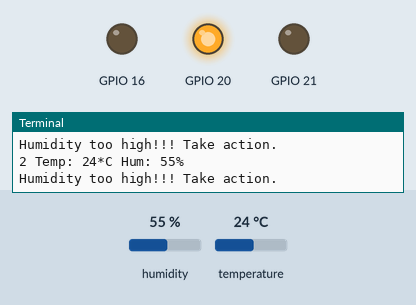
This program was run on a simulated Raspberry Pi (BCM pin numbers). Shown: output pins drawn as LEDs (lit = HIGH), the last lines printed to the terminal. Inputs (shaded band) come from the test bench; at power-on: humidity 55 %, temperature 24 °C.

Above: at 12.4 s.
12.5 s: humidity set to 53 %
At 21.1 s:
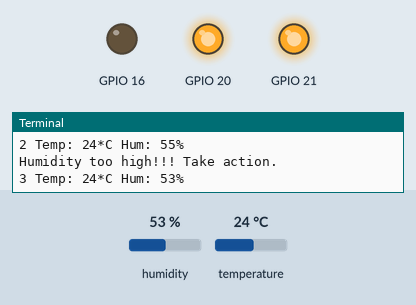
At 22.1 s:
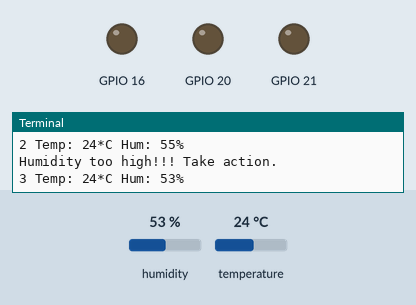
22.7 s: humidity set to 68 %
At 31.8 s:
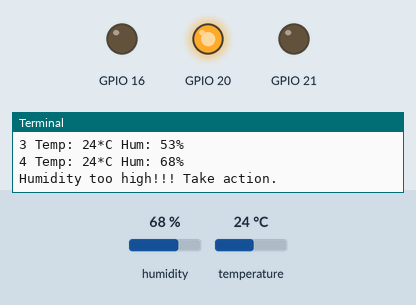
Timing chart, 0 to 33.3 s (numbered marks = the images above; inputs shaded):
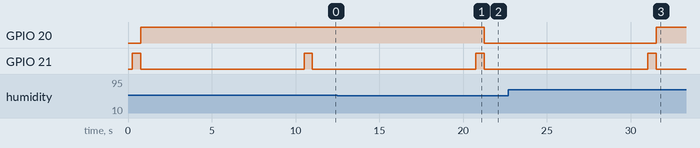

Measured:
- the behaviour switches between 55 and 54 % on humidity (found by bisection; images 0 and 1)
- after the input at 12.5 s, GPIO 20: HIGH → LOW after 8.8 s
- after the input at 22.7 s, GPIO 20: LOW → HIGH after 8.8 s

The program:

dht11.py
```python
import adafruit_dht
import RPi.GPIO as GPIO
import time
import board

GPIO.setwarnings(False)
GPIO.setmode(GPIO.BCM)

GPIO.setup(21,GPIO.OUT)
GPIO.setup(16,GPIO.OUT)
GPIO.setup(20,GPIO.OUT)

DHT_PIN = board.D12 #32 #12 bcm
DHT11 = adafruit_dht.DHT11(DHT_PIN)
ALARM_HUM = 55

#/usr/local/lib/python3.12/dist-packages/board.py'

for i in range (1,100):
    try:
        temperature = DHT11.temperature
        humidity = DHT11.humidity
        if humidity is not None and temperature is not None:
            GPIO.output(21, GPIO.HIGH)
            print(str(i) + " Temp: " + str(temperature) + "*C Hum: " + str(humidity)+"%")
            time.sleep(0.5)
            GPIO.output(21, GPIO.LOW)

            if humidity >= ALARM_HUM:
                GPIO.output(20, GPIO.HIGH)
                print("Humidity too high!!! Take action.")
            else:
                GPIO.output(20,GPIO.LOW)
        else:
            print("Sensor failure. Check wiring.")
        time.sleep(9.5)

    except:
        continue
```
